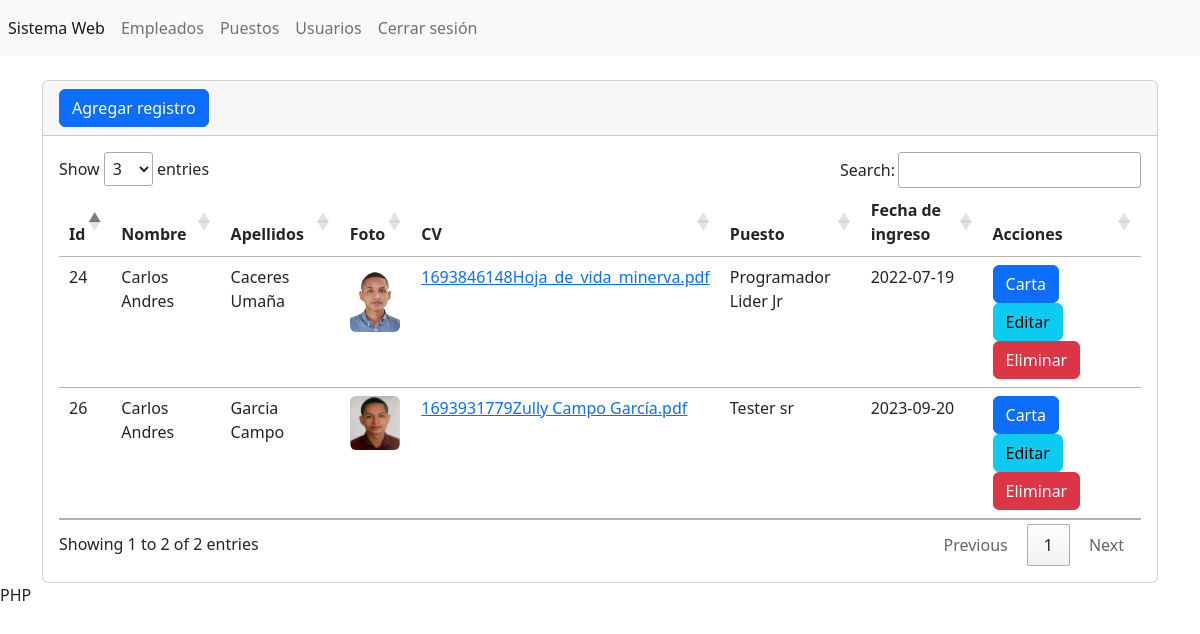
/sections/employes/index.php (signed in), run on the app's committed database.
### tables this page shows
CREATE TABLE `tbl_empleados` (
  `id` int(11) NOT NULL,
  `primer_nombre` varchar(255) NOT NULL,
  `segundo_nombre` varchar(255) NOT NULL,
  `primer_apellido` varchar(255) NOT NULL,
  `segundo_apellido` varchar(255) NOT NULL,
  `foto` varchar(255) NOT NULL,
  `cv` varchar(255) NOT NULL,
  `id_puesto` int(11) NOT NULL,
  `fecha_ingreso` date NOT NULL
);

### sections/employes/index.php (the view, shortened to what this page needs)
<?php
include("../../bd.php");
$sentencia = $conexion->prepare("SELECT *,
(SELECT nombre FROM tbl_puestos WHERE tbl_puestos.id=tbl_empleados.id_puesto limit 1) as puesto
    FROM `tbl_empleados`");
$sentencia->execute();
$list_tbl_empleados = $sentencia->fetchAll(PDO::FETCH_ASSOC);
?>
<?php include("../../templates/header.php") ?>
<br />
<div class="card">
    <div class="card-header">
        <a name="" id="" class="btn btn-primary" href="create.php" role="button">
            Agregar registro
        </a>
    </div>
    <div class="card-body">
        <div class="table-responsive-sm">
            <table class="table" id="tabla_id">
                <thead>
                    <tr>
                        <th scope="col">Id</th>
                        <th scope="col">Nombre</th>
                        <th scope="col">Apellidos</th>
                        <th scope="col">Foto</th>
                        <th scope="col">CV</th>
                        <th scope="col">Puesto</th>
                        <th scope="col">Fecha de ingreso</th>
                        <th scope="col">Acciones</th>
                    </tr>
                </thead>
                <tbody>
                    <?php foreach ($list_tbl_empleados as $registro) { ?>
                        <tr class="">
                            <td scope="row"><?php echo $registro['id']; ?></td>
                            <td>
                                <?php echo $registro['primer_nombre']; ?>
                                <?php echo $registro['segundo_nombre']; ?>
                            </td>
                            <td>
                                <?php echo $registro['primer_apellido']; ?>
                                <?php echo $registro['segundo_apellido']; ?>
                            </td>
                            <td>
                                <img width="50" src="<?php echo $registro['foto']; ?>" class="img-fluid rounded" alt="">
                            </td>
                            <td>
                                <a href="<?php echo $registro['cv']; ?>"><?php echo $registro['cv']; ?></a>
                            </td>
                            <td>
                                <?php echo $registro['puesto']; ?>
                            </td>
                            <td>
                                <?php echo $registro['fecha_ingreso']; ?>
                            </td>
                            <td>
                                <a class="btn btn-primary" href="carta_recomendacion.php?txtID=<?php echo $registro["id"]; ?>" role="button">Carta</a>
                                <a class="btn btn-info" href="edit.php?txtID=<?php echo $registro["id"]; ?>" role="button">Editar</a>
                                <a class="btn btn-danger" href="javascript:borrar(<?php echo $registro["id"]; ?>);" role="button">Eliminar</a>
                            </td>
                        </tr>
                    <?php } ?>
                </tbody>
            </table>
        </div>
    </div>
</div>
<?php include("../../templates/footer.php") ?>

### templates/header.php (shortened to what this page needs)
<?php
$url_base = "http://localhost/app/";
?>
<!doctype html>
<html lang="en">
<head>
    <link href="https://cdn.jsdelivr.net/npm/bootstrap@5.2.1/dist/css/bootstrap.min.css" rel="stylesheet">
    <link rel="stylesheet" href="https://cdn.datatables.net/1.13.6/css/jquery.dataTables.css" />
</head>
<nav class="navbar navbar-expand navbar-light bg-light">
    <ul class="nav navbar-nav">
        <li class="nav-item">
            <a class="nav-link active" href="<?php echo $url_base; ?>/index.php"" aria-current=" page">Sistema Web<span class="visually-hidden">(current)</span></a>
        </li>
        <li class="nav-item">
            <a class="nav-link" href="<?php echo $url_base; ?>/sections/employes">Empleados</a>
        </li>
        <li class="nav-item">
            <a class="nav-link" href="<?php echo $url_base; ?>/sections/positions"">Puestos</a>
        </li>
        <li class=" nav-item">
                <a class="nav-link" href="<?php echo $url_base; ?>/sections/users"">Usuarios</a>
        </li>
        <li class=" nav-item">
                    <a class="nav-link" href="<?php echo $url_base?>/cerrar.php"> Cerrar sesión</a>
        </li>
    </ul>
</nav>
<body>
    <main class="container">

### templates/footer.php (shortened to what this page needs)
</main>
<footer>
PHP</footer>
</body>
</html>

### data on the page
tbl_empleados: id "24", primer_nombre "Carlos", segundo_nombre "Andres", primer_apellido "Caceres", segundo_apellido "Umaña", foto (picture), cv "1693846148Hoja_de_vida_minerva.pdf", puesto "Programador Lider Jr", fecha_ingreso "2022-07-19"
tbl_empleados: id "26", primer_nombre "Carlos", segundo_nombre "Andres", primer_apellido "Garcia", segundo_apellido "Campo", foto (picture), cv "1693931779Zully Campo García.pdf", puesto "Tester sr", fecha_ingreso "2023-09-20"
